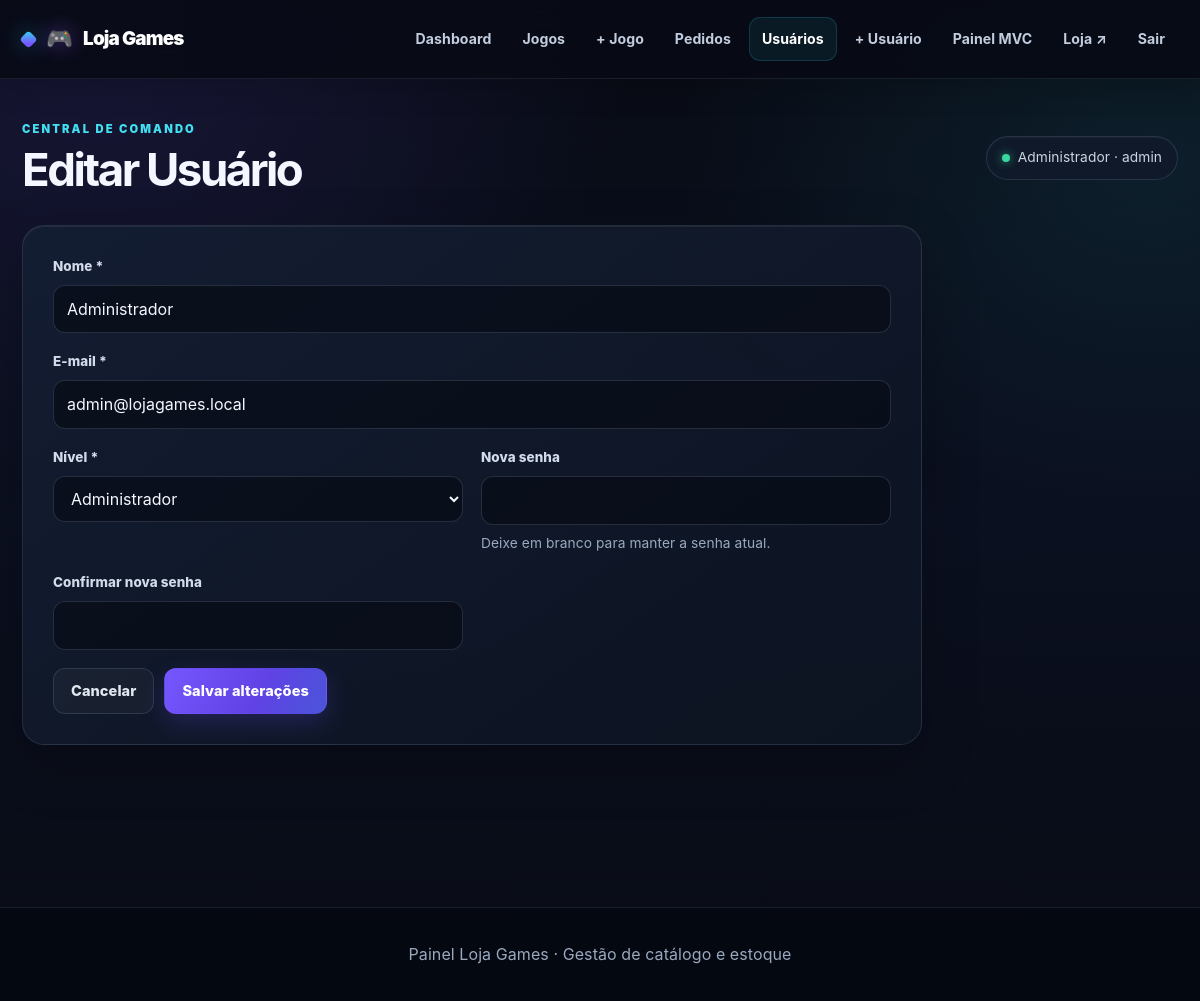
The page /admin/views/editar_usuario.php?id=1 (signed in) on the database its author committed.
### tables this page shows
CREATE TABLE IF NOT EXISTS usuarios (
    id INT UNSIGNED AUTO_INCREMENT PRIMARY KEY,
    nome VARCHAR(150) NOT NULL,
    email VARCHAR(190) NOT NULL UNIQUE,
    senha VARCHAR(255) NOT NULL,
    nivel ENUM('admin','operador','cliente') NOT NULL DEFAULT 'operador',
    created_at DATETIME NOT NULL DEFAULT CURRENT_TIMESTAMP,
    updated_at DATETIME NOT NULL DEFAULT CURRENT_TIMESTAMP ON UPDATE CURRENT_TIMESTAMP,
    INDEX idx_usuarios_email (email)
);

### admin/config/auth.php (called while the page is built, shortened)
<?php
function usuarioAtual(): array
{
    return [
        'id' => $_SESSION['usuario_id'] ?? null,
        'nome' => $_SESSION['usuario_nome'] ?? 'Visitante',
        'email' => $_SESSION['usuario_email'] ?? null,
        'nivel' => $_SESSION['usuario_nivel'] ?? null,
    ];
}
function e(mixed $valor): string
{
    return htmlspecialchars((string) $valor, ENT_QUOTES, 'UTF-8');
}

### admin/models/usuarios.php (called while the page is built, shortened)
<?php
require_once __DIR__ . '/../config/conexao.php';
class Usuario
{
    private PDO $pdo;
    public function __construct()
    {
        global $pdo;
        $this->pdo = $pdo;
    }
    public function buscarPorId(int $id): array|false
    {
        $sth = $this->pdo->prepare('SELECT id, nome, email, nivel, created_at, updated_at FROM usuarios WHERE id = :id');
        $sth->execute([':id' => $id]);
        return $sth->fetch();
    }
}

### admin/views/editar_usuario.php (the view, shortened to what this page needs)
<?php
require_once __DIR__ . '/../config/auth.php';
require_once __DIR__ . '/../models/usuarios.php';
$id = filter_input(INPUT_GET, 'id', FILTER_VALIDATE_INT);
$model = new Usuario();
$registro = $id ? $model->buscarPorId($id) : false;
$dados = [
    'nome' => (string) $registro['nome'],
    'email' => (string) $registro['email'],
    'nivel' => (string) $registro['nivel'],
];
$pageTitle = 'Editar Usuário';
require __DIR__ . '/partials/header.php';
?>
<section class="panel form-panel">
    <form method="post" class="form-grid">
        <div class="field span-2">
            <label for="nome">Nome *</label>
            <input id="nome" name="nome" maxlength="150" required value="<?= e($dados['nome']) ?>">
        </div>
        <div class="field span-2">
            <label for="email">E-mail *</label>
            <input id="email" type="email" name="email" maxlength="190" required value="<?= e($dados['email']) ?>">
        </div>
        <div class="field">
            <label for="nivel">Nível *</label>
            <select id="nivel" name="nivel">
                <option value="admin" <?= $dados['nivel'] === 'admin' ? 'selected' : '' ?>>Administrador</option>
            </select>
        </div>
        <div class="field">
            <label for="nova_senha">Nova senha</label>
            <input id="nova_senha" type="password" name="nova_senha" minlength="8">
            <small>Deixe em branco para manter a senha atual.</small>
        </div>
        <div class="field">
            <label for="confirmar_senha">Confirmar nova senha</label>
            <input id="confirmar_senha" type="password" name="confirmar_senha" minlength="8">
        </div>
        <div class="form-actions span-2">
            <a class="btn btn-ghost" href="ver_usuarios.php">Cancelar</a>
            <button class="btn btn-primary" type="submit">Salvar alterações</button>
        </div>
    </form>
</section>
<?php require __DIR__ . '/partials/footer.php'; ?>

### admin/views/partials/header.php (shortened to what this page needs)
<?php
$pageTitle = $pageTitle ?? 'Painel Administrativo';
$usuarioLogado = usuarioAtual();
$paginaAtual = basename((string) ($_SERVER['PHP_SELF'] ?? ''));
$navJogos = in_array($paginaAtual, ['ver_games.php', 'cadastrar_game.php', 'editar_game.php'], true);
$navUsuarios = in_array($paginaAtual, ['ver_usuarios.php', 'cadastrar_usuario.php', 'editar_usuario.php'], true);
$navPedidos = $paginaAtual === 'ver_pedidos.php';
?>
<!DOCTYPE html>
<html lang="pt-br">
<head>
    <link rel="stylesheet" href="../../public/css/style.css">
</head>
<body class="admin-page">
<header class="admin-header">
    <div class="container header-inner">
        <a class="brand" href="gerenciar_games.php"><span class="brand-mark">🎮</span> Loja Games</a>
        <nav class="admin-nav" aria-label="Navegação administrativa">
            <a class="<?= $paginaAtual === 'gerenciar_games.php' ? 'active' : '' ?>" href="gerenciar_games.php">Dashboard</a>
            <a class="<?= $navJogos ? 'active' : '' ?>" href="ver_games.php">Jogos</a>
            <a href="cadastrar_game.php">+ Jogo</a>
            <a class="<?= $navPedidos ? 'active' : '' ?>" href="ver_pedidos.php">Pedidos</a>
            <?php if (($usuarioLogado['nivel'] ?? '') === 'admin'): ?>
                <a class="<?= $navUsuarios ? 'active' : '' ?>" href="ver_usuarios.php">Usuários</a>
                <a href="cadastrar_usuario.php">+ Usuário</a>
            <?php endif; ?>
            <?php if (($usuarioLogado['nivel'] ?? '') === 'admin'): ?><a href="../../admin/mvc/index.php">Painel MVC</a><?php endif; ?>
            <a href="../../index.php" target="_blank" rel="noopener">Loja ↗</a>
            <a href="../controllers/logout.php">Sair</a>
        </nav>
    </div>
</header>
<main class="container page-content">
    <div class="page-heading">
        <div>
            <p class="eyebrow">Central de comando</p>
            <h1><?= e($pageTitle) ?></h1>
        </div>
        <div class="user-chip">
            <?= e($usuarioLogado['nome']) ?> · <?= e($usuarioLogado['nivel']) ?>
        </div>
    </div>

### rows shown on the page
usuarios: nome "Administrador", nivel "admin", email "admin@lojagames.local", nivel "Administrador"

### other values the page prints
$pageTitle "Editar Usuário"
